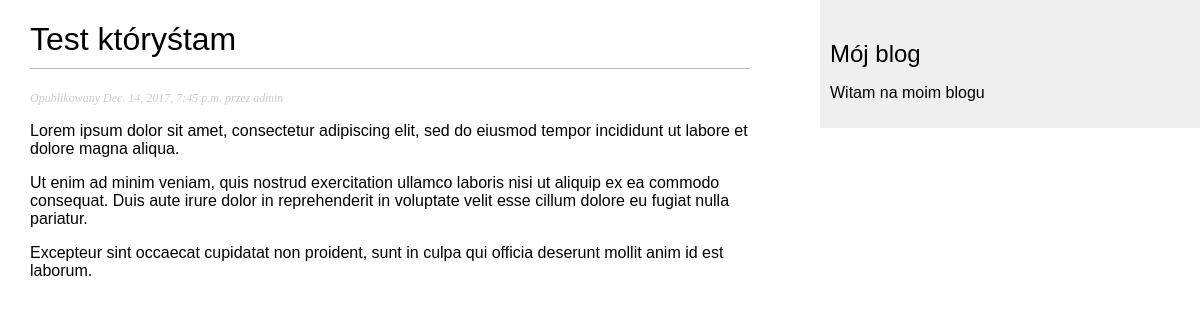
Screenshot of /blog/2017/12/14/test-ktorystam/ with the database file from the repository.
### blog/models.py (models this page shows, shortened)
class Post(models.Model):
	STATUS_CHOICES = (
				('draft', 'Roboczy'),
				('published', 'Opublikowany'),
	)
	title = models.CharField(max_length=250)
	slug = models.SlugField(max_length=250, unique_for_date='publish')
	author = models.ForeignKey(User, related_name='blog_posts')
	body = models.TextField()
	publish = models.DateTimeField(default=timezone.now)
	created = models.DateTimeField(auto_now_add=True)
	updated = models.DateTimeField(auto_now=True)
	status = models.CharField(max_length=10, choices=STATUS_CHOICES, default='draft')
	objects = models.Manager()	# Menedżer domyślny
	published = PublishedManager()	# Menedżer niestandardowy
	class Meta:
		ordering = ('-publish',)

### blog/views.py (the view)
def post_detail(request, year, month, day, post):
	post = get_object_or_404(Post, slug=post, status='published', publish__year=year, publish__month=month, publish__day=day)
	return render(request, 'blog/post/detail.html', {'post': post})

### blog/templates/blog/post/detail.html
{% extends "blog/base.html" %}
{% block content %}
	<h1>{{ post.title }}</h1>
	<p class="date">
		Opublikowany {{ post.publish }} przez {{ post.author }}
	</p>
	{{ post.body|linebreaks }}
{% endblock %}

### blog/static/css/blog.css (style rules this page uses)
body { margin:0; padding:0; font-family:helvetica, sans-serif; }
h1 { font-weight:normal; border-bottom:1px solid #bbb; padding:0 0 10px 0; }
p.date { color:#ccc; font-family: georgia, serif; font-size: 12px; font-style: italic; }

### rows the page displays
Post: title "Test któryśtam", publish "Dec. 14, 2017, 7:45 p.m.", author "admin", body "Lorem ipsum dolor sit amet, consectetur adipiscing elit, sed do eiusmod tempor incididunt ut labore et dolore magna aliqua. Ut enim ad minim veniam, quis nostrud exercitation ullamco laboris nisi ut aliquip ex ea commodo consequat. Duis aute irure dolor in reprehenderit in voluptate velit esse cillum dolore eu fugiat nulla pariatur. Excepteur sint occaecat cupidatat non proident, sunt in culpa qui officia deserunt mollit anim id est laborum."
